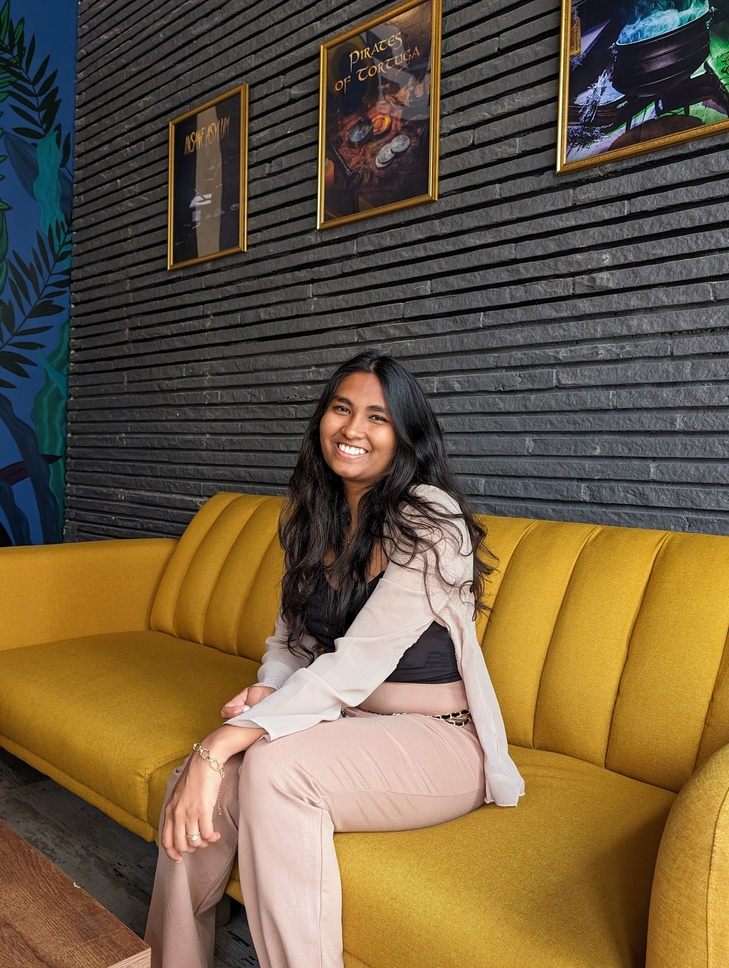
#> input picture mini_projects/data/avtar.jpg, 729 x 968 px, shrunk from 3072 x 4080 before the run
$ jupyter execute image_sketch.ipynb
#> lines starting #> are read from the running program, lines starting #| are printed output that depends on the picture
[cell 1]
import cv2

img = cv2.imread("data/avtar.jpg")
#> img is the input picture: shape (968, 729, 3); mean B, G, R 66.9, 91.7, 109.2

gray = cv2.cvtColor(img, cv2.COLOR_BGR2GRAY)
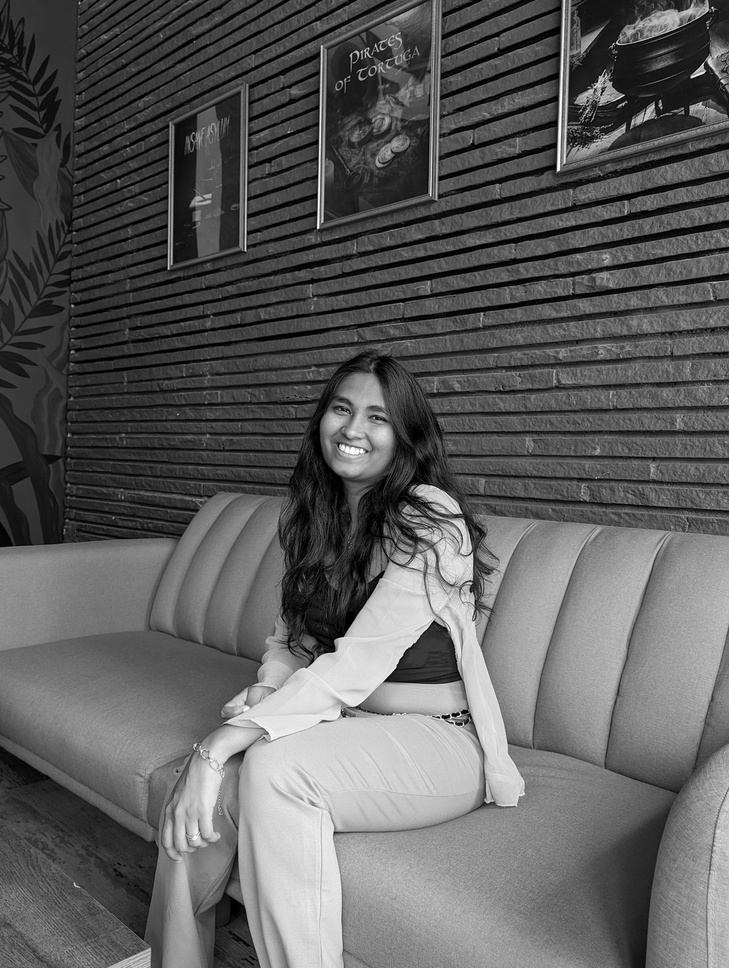
#> gray: shape (968, 729); min 0, max 254, mean 94.1
blur = cv2.GaussianBlur(gray, (21, 21), 0)
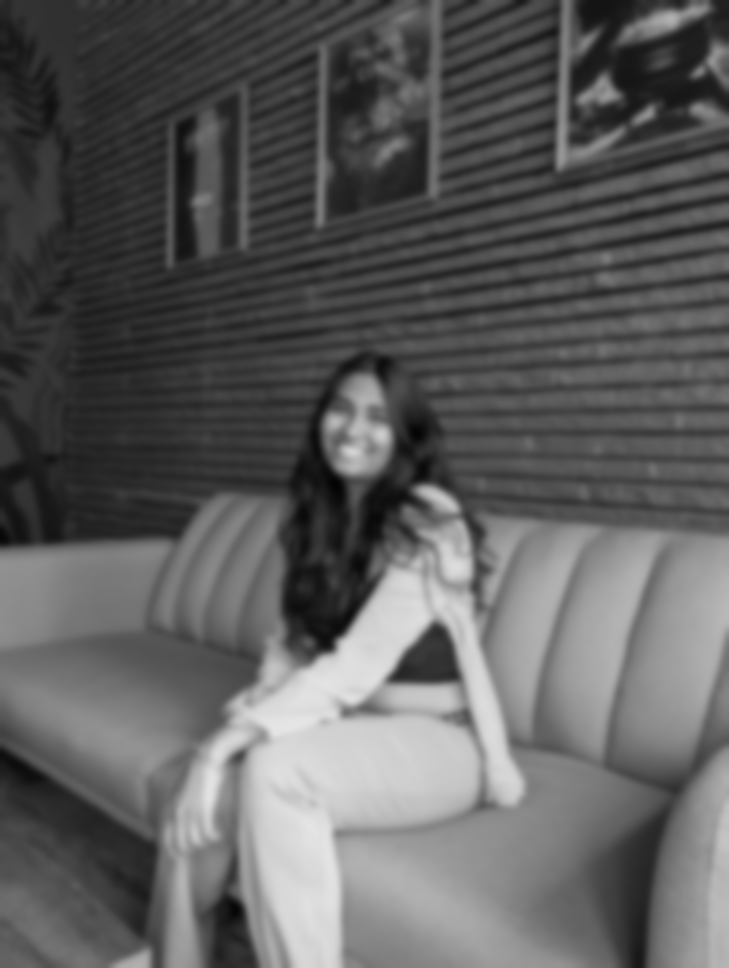
#> blur: shape (968, 729); min 3, max 229, mean 94.1

# Invert and blend
invert = 255 - gray
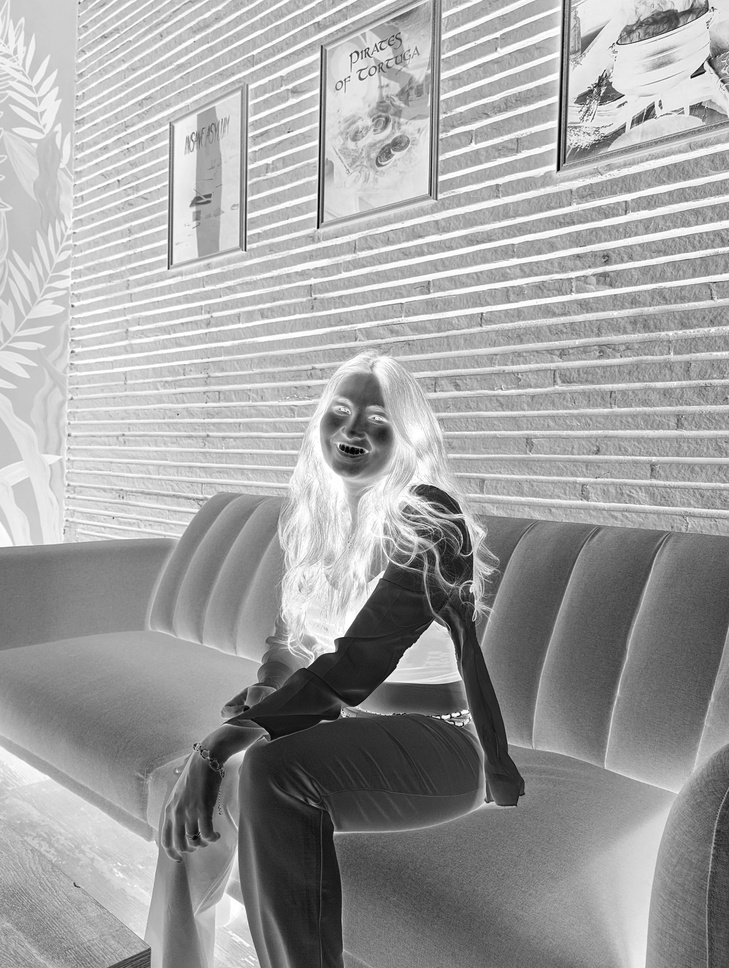
#> invert: shape (968, 729); min 1, max 255, mean 160.9
invert_blur = 255 - blur
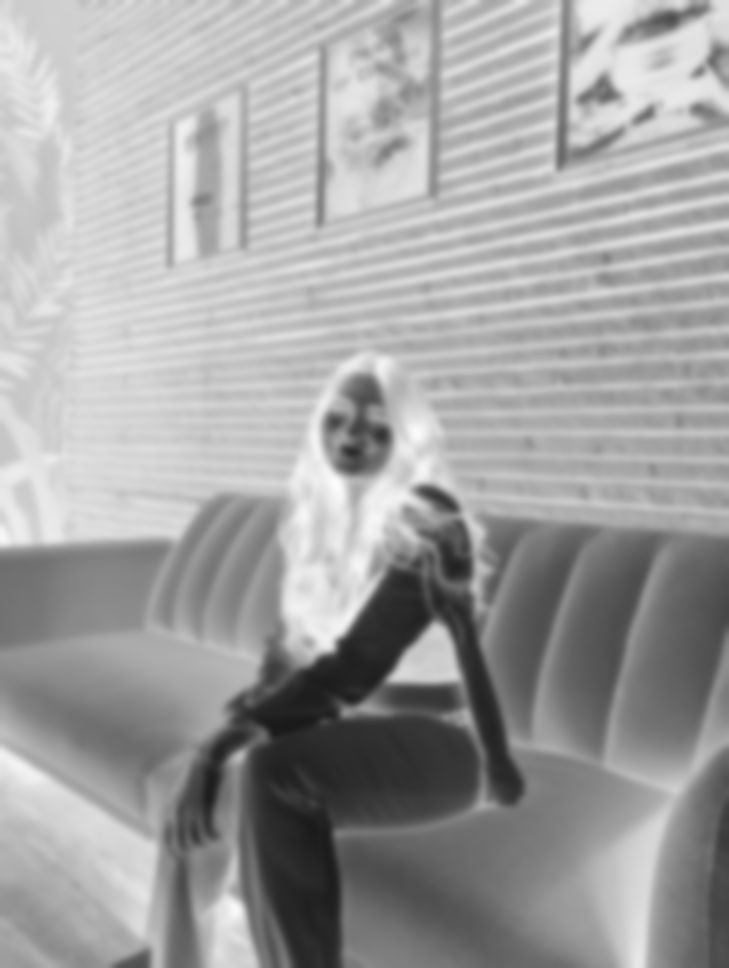
#> invert_blur: shape (968, 729); min 26, max 252, mean 160.9
sketch = cv2.divide(gray, blur, scale=256)
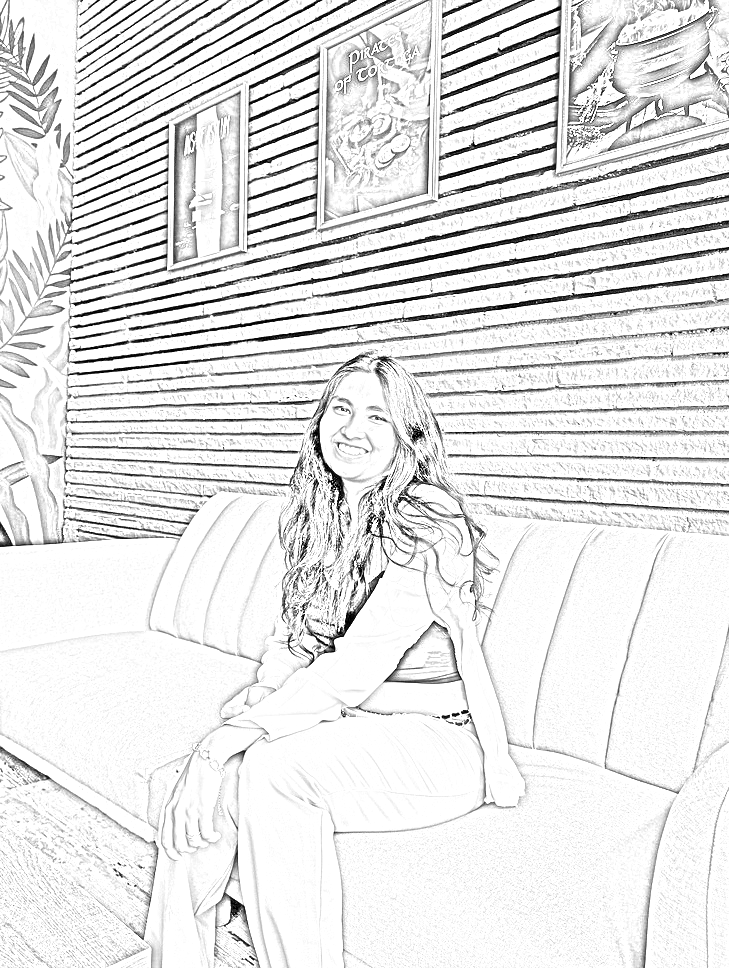
#> sketch: shape (968, 729); min 0, max 255, mean 228.7

cv2.imshow("Sketch", sketch)
cv2.waitKey(0)
cv2.destroyAllWindows()
cv2.waitKey(1)

$ run again, with mini_projects/data/needle1.png saved as mini_projects/data/avtar.jpg
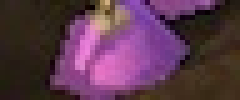
#> input picture mini_projects/data/needle1.png, 48 x 20 px (shown 5 times larger)
#> img is the input picture: shape (20, 48, 3); mean B, G, R 77.2, 56, 91.9
#> `invert_blur = 255 - blur`:
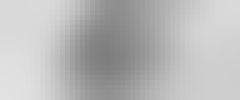
#> invert_blur: shape (20, 48) (shown 5 times larger); min 127, max 226, mean 185.5
#> `sketch = cv2.divide(gray, blur, scale=256)`:
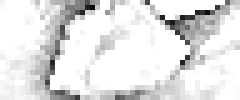
#> sketch: shape (20, 48) (shown 5 times larger); min 8, max 255, mean 226.3
